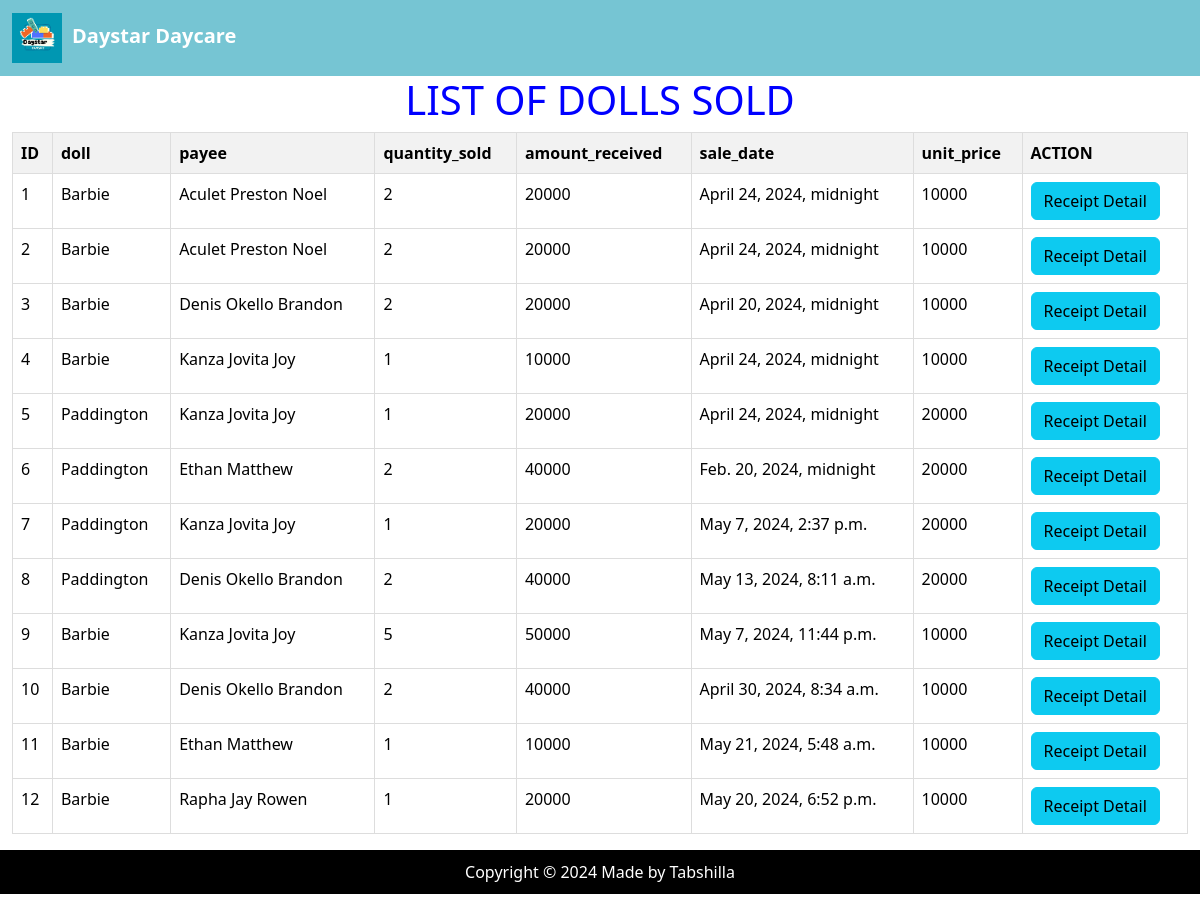
Before: /all_sales/ with the older database file.
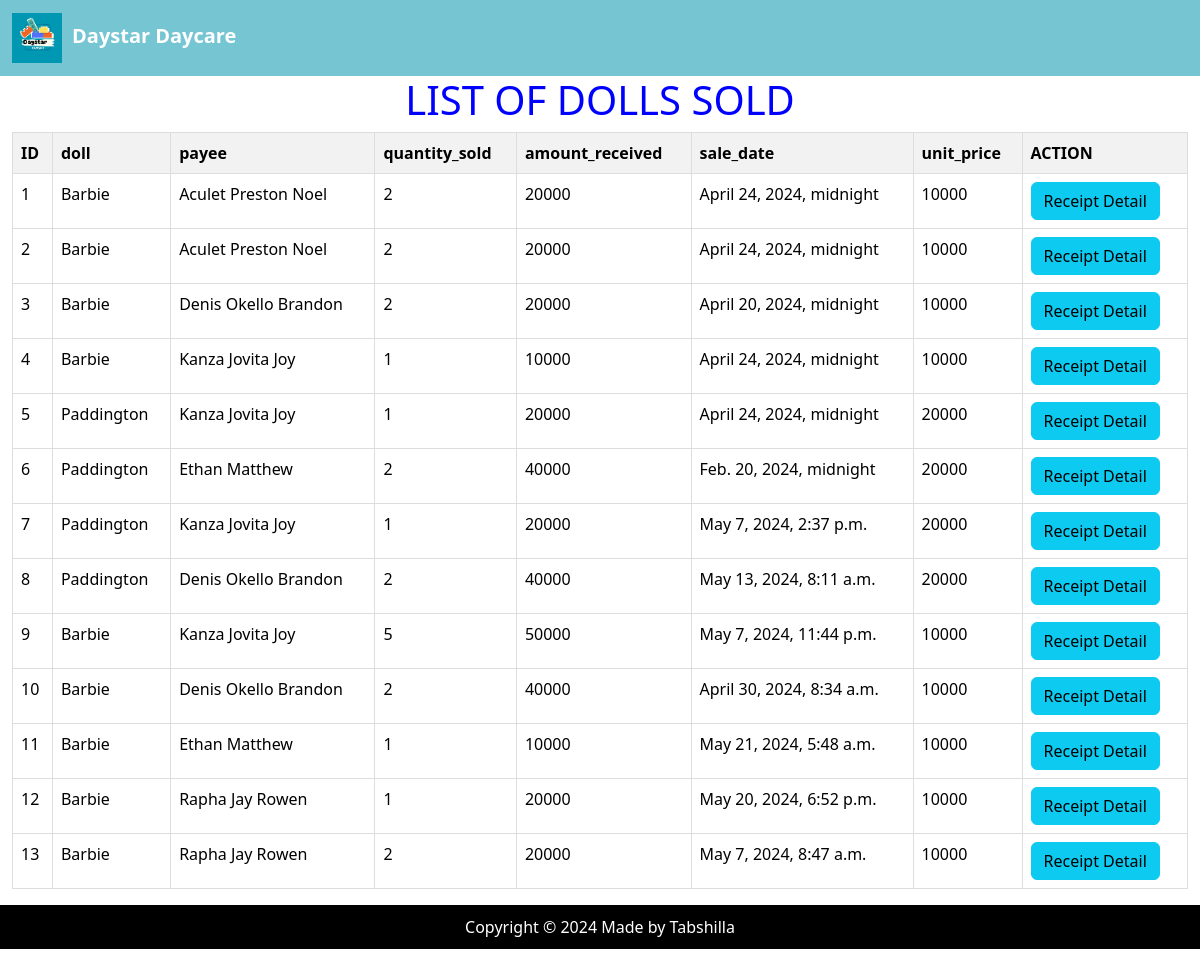
After: the same page with the newer database file.
### DaystarApp/models.py (models this page shows, shortened)
class Salesrecord(models.Model):
    doll=models.ForeignKey(Doll, on_delete=models.CASCADE,null=False, blank=False)
    payee = models.ForeignKey(BabyReg, on_delete=models.SET_NULL, null=True, blank=True)
    quantity_sold=models.IntegerField(default=0)
    amount_received=models.IntegerField(default=0)
    sale_date=models.DateTimeField(null=True,blank=True)
    unit_price=models.IntegerField(default=0)

class Doll(models.Model):
    c_doll=models.ForeignKey(Category_doll, on_delete=models.CASCADE,null=True, blank=True)
    doll_name =models.CharField(max_length=200,null=True, blank=True)
    doll_number = models.CharField(max_length=200,null=True, blank=True)
    quantity=models.IntegerField(default=0)
    issued_quantity=models.IntegerField(default=0,blank=True,null=True)
    received_quantity=models.IntegerField(default=0,null=True,blank=True)
    unit_price=models.IntegerField(default=0,null=True, blank=True)
    date=models.DateTimeField(null=True,blank=True)
    def __str__(self):
        return self.doll_name

class BabyReg(models.Model):
    B_name = models.CharField(max_length=100,null=True, blank=True)
    age = models.CharField(max_length=100,null=True, blank=True)
    gender = models.CharField(choices=[('female', 'female'),('male','male')], max_length=100, null=False)
    location = models.CharField(max_length=100,null=True,)
    mothers_name = models.CharField(max_length=100, null=True, blank=True)
    fathers_name = models.CharField(max_length=100, null=True, blank=True)
    mothers_phone = models.IntegerField(null=True, blank=True)
    fathers_phone = models.IntegerField(null=True, blank=True)
    B_number = models.IntegerField(null=True, blank=True)
    def __str__(self):
        return self.B_name

### DaystarApp/views.py (the view)
# urls.py: path('all_sales/', views.receipt, name='receipt'),
def receipt(request):
    sales= Salesrecord.objects.all().order_by('id')
    return render(request,'DaystarApp/receipt.html',{'sales':sales})

### DaystarApp/templates/DaystarApp/receipt.html
{% extends "DaystarApp/base.html" %}
{% load static %}
{% block content %}
<h1 style="color: blue; text-align: center;">LIST OF DOLLS SOLD</h1>
<div class="container-fluid">
<table class="table" style="width: 100%; border-collapse: collapse;">
    <thead style="padding: 8px; text-align: left; border-bottom: 1px solid #ddd; background-color: #f2f2f2; font-weight: bold;">
        <tr>
            <th>ID</th>
            <th scope="col">doll</th>
            <th scope="col">payee</th>
            <th scope="col">quantity_sold</th>
            <th scope="col">amount_received</th>
            <th scope="col">sale_date</th>
            <th scope="col">unit_price</th>
            <th scope="col">ACTION</th>
        </tr>
    </thead>
    <tbody style="background-color: #ddd;">
        {% for Baby in sales %}
        <tr>
            <td style="padding: 8px; text-align: left; border-bottom: 1px solid #ddd;">{{ forloop.counter }} </td>
            <td>{{ Baby.doll }}</td>
            <td>{{ Baby.payee }}</td>
            <td>{{ Baby.quantity_sold }}</td>
            <td>{{ Baby.amount_received }}</td>
            <td>{{ Baby.sale_date }}</td>
            <td>{{ Baby.unit_price }}</td>
            <td>
                <a href="{% url 'receipt_detail' Baby.id %}" class="btn btn-info">Receipt Detail</a>
            </td>
        </tr>
        {% endfor %}
    </tbody>
</table>
</div>
{% endblock %}

Changed rows visible on the page:
added Salesrecord: doll "Barbie", payee "Rapha Jay Rowen", quantity_sold "2", amount_received "20000", sale_date "May 7, 2024, 8:47 a.m.", unit_price "10000"
